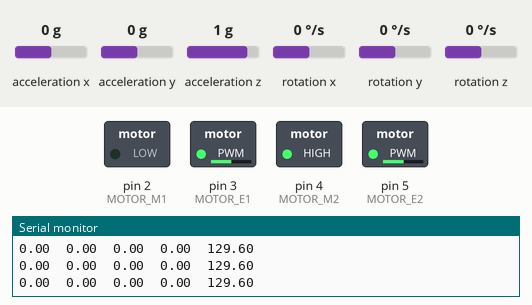
Simulated run of this sketch. Board: Arduino Uno, built with avr-gcc and run on an emulated ATmega328P. On the bench: switched loads named in the sketch (green lamp = pin HIGH), the last lines printed to the serial monitor. The test bench sets the inputs (shaded band); at power-on: acceleration y 0 g, rotation x 0 °/s, acceleration x 0 g, acceleration z 1 g, rotation y 0 °/s, rotation z 0 °/s.

Above: at 1.28 s.
1.3 s: acceleration y set to 1.4 g
At 1.9 s:
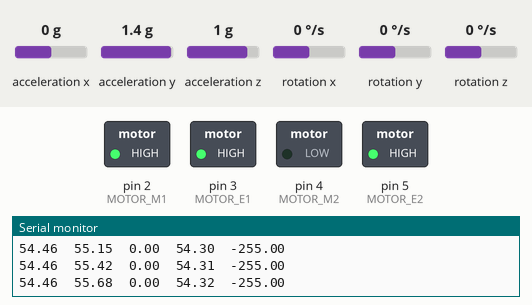
2.8 s: acceleration y set to -0.1 g
At 4.6 s:
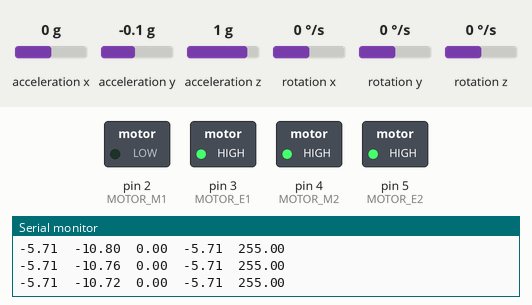
5.1 s: rotation x set to 100 °/s
At 7.14 s:
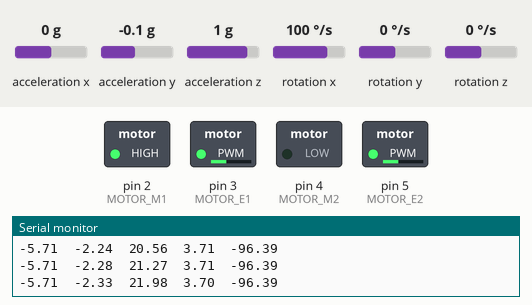
8.1 s: acceleration y set to 0.1 g
At 9.9 s:
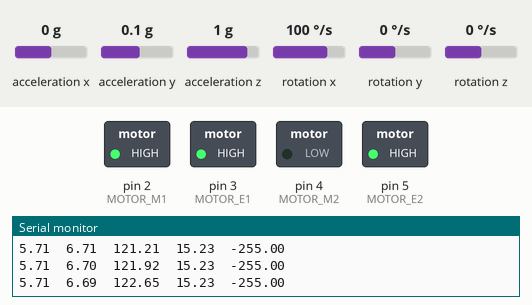
10.1 s: acceleration y set to 0 g
At 12.89 s:
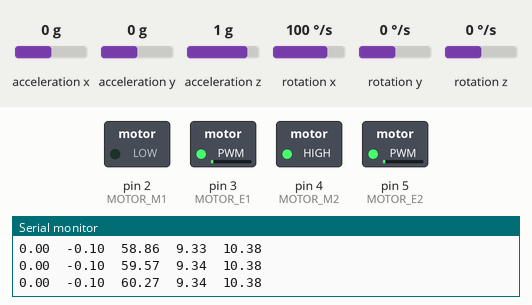
13.1 s: acceleration y set to -1.4 g
Timing chart, 0 to 15.6 s (numbered marks = the images above; inputs shaded):
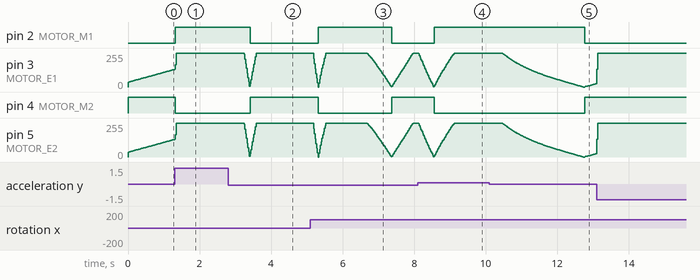

Measured:
- after the input at 1.3 s, pin 2 (MOTOR_M1): LOW → HIGH at once; pin 4 (MOTOR_M2): HIGH → LOW at once
- after the input at 2.8 s, pin 2 (MOTOR_M1): HIGH → LOW after 0.62 s; pin 4 (MOTOR_M2): LOW → HIGH after 0.62 s
- after the input at 5.1 s, pin 2 (MOTOR_M1): LOW → HIGH after 0.22 s, → LOW 2.1 s later; pin 4 (MOTOR_M2): HIGH → LOW after 0.22 s, → HIGH 2.1 s later
- after the input at 8.1 s, pin 2 (MOTOR_M1): LOW → HIGH after 0.46 s; pin 4 (MOTOR_M2): HIGH → LOW after 0.46 s
- after the input at 10.1 s, pin 2 (MOTOR_M1): HIGH → LOW after 2.7 s; pin 4 (MOTOR_M2): LOW → HIGH after 2.7 s

The sketch:

DoubleWheel.ino
```cpp
#include <PID_v1.h>
#include <Wire.h>
#include "I2Cdev.h"
#include "MPU6050.h"
#include "Kalman.h"

#define MOTOR_E1 3
#define MOTOR_M1 2
#define MOTOR_E2 5
#define MOTOR_M2 4


MPU6050 acc;
// Create the Kalman instances
Kalman kalmanY;
Kalman kalmanX;

double gyroXangle, compAngleX, kalAngleX;
double gyroYangle, compAngleY, kalAngleY;

double setPoint = 1.2, output = 0;
double halfRange = 0.0;
const double kP = 30, kD = 65, kI = 1;
const int outputMax = 255, outputMin = -255;
const int minPower = 0;
uint32_t timer;

//Specify the links and initial tuning parameters
PID pid(&kalAngleX, &output, &setPoint, kP, kD, kI, DIRECT);

void motor(int pwm) {
  if (pwm > 0) {
    pwm = (pwm + minPower);
    if (pwm > 255)
      pwm = 255;

    // right
    digitalWrite(MOTOR_M2, HIGH);
    analogWrite(MOTOR_E2, pwm);

    // left
    digitalWrite(MOTOR_M1, LOW);
    analogWrite(MOTOR_E1, pwm);
  }
  else {
    pwm = (-pwm + minPower);
    if (pwm > 255)
      pwm = 255;

    // left
    digitalWrite(MOTOR_M1, HIGH);
    analogWrite(MOTOR_E1, pwm);

    // right
    digitalWrite(MOTOR_M2, LOW);
    analogWrite(MOTOR_E2, pwm);
  }
}

void motorForward(int pwm) {
  // right
  digitalWrite(MOTOR_M2, LOW);
  analogWrite(MOTOR_E2, pwm);

  // left
  digitalWrite(MOTOR_M1, HIGH);
  analogWrite(MOTOR_E1, pwm);
}

void motorBackward(int pwm) {
  // left
  digitalWrite(MOTOR_M1, LOW);
  analogWrite(MOTOR_E1, pwm);

  // right
  digitalWrite(MOTOR_M2, HIGH);
  analogWrite(MOTOR_E2, pwm);
}

void motorStop() {
  // left
  digitalWrite(MOTOR_E1, LOW);
  digitalWrite(MOTOR_M1, HIGH);

  // right
  digitalWrite(MOTOR_E2, LOW);
  digitalWrite(MOTOR_M2, HIGH);
}

void setup() {
  Serial.begin(115200);
  Wire.begin();

  pinMode(MOTOR_E1, OUTPUT);
  pinMode(MOTOR_M1, OUTPUT);

  pinMode(MOTOR_E2, OUTPUT);
  pinMode(MOTOR_M2, OUTPUT);

  timer = micros();

  acc.initialize();

  //turn the PID on
  //fwdPID.Initialize();
  pid.SetMode(AUTOMATIC);
  pid.SetSampleTime(20);
  pid.SetOutputLimits(outputMin, outputMax);

  int16_t ax, ay, az, gx, gy, gz;
  acc.getMotion6(&ax, &ay, &az, &gx, &gy, &gz);

  double roll  = atan2(ay, az) * RAD_TO_DEG;
  double pitch = atan(-ax / sqrt(ay * ay + az * az)) * RAD_TO_DEG;

  kalmanX.setAngle(roll); // Set starting angle
  kalmanY.setAngle(pitch);
  gyroXangle = roll;
  gyroYangle = pitch;
  compAngleX = roll;
  compAngleY = pitch;
}

void loop() {
  double dt = (double)(micros() - timer) / 1000000; // Calculate delta time
  timer = micros();

  int16_t ax, ay, az, gx, gy, gz;
  acc.getMotion6(&ax, &ay, &az, &gx, &gy, &gz);

  double roll  = atan2(ay, az) * RAD_TO_DEG;
  double pitch = atan(-ax / sqrt(ay * ay + az * az)) * RAD_TO_DEG;

  double gyroXrate = gx / 131.0; // Convert to deg/s
  double gyroYrate = gy / 131.0; // Convert to deg/s

  // This fixes the transition problem when the accelerometer angle jumps between -180 and 180 degrees
  if ((roll < -90 && kalAngleX > 90) || (roll > 90 && kalAngleX < -90)) {
    kalmanX.setAngle(roll);
    compAngleX = roll;
    kalAngleX = roll;
    gyroXangle = roll;
  }
  else
    kalAngleX = kalmanX.getAngle(roll, gyroXrate, dt); // Calculate the angle using a Kalman filter

  if (abs(kalAngleX) > 90)
    gyroYrate = -gyroYrate; // Invert rate, so it fits the restriced accelerometer reading
  kalAngleY = kalmanY.getAngle(pitch, gyroYrate, dt);

  gyroXangle += gyroXrate * dt; // Calculate gyro angle without any filter
  gyroYangle += gyroYrate * dt;
  //gyroXangle += kalmanX.getRate() * dt; // Calculate gyro angle using the unbiased rate
  //gyroYangle += kalmanY.getRate() * dt;

  compAngleX = 0.93 * (compAngleX + gyroXrate * dt) + 0.07 * roll; // Calculate the angle using a Complimentary filter
  compAngleY = 0.93 * (compAngleY + gyroYrate * dt) + 0.07 * pitch;

  // Reset the gyro angle when it has drifted too much
  if (gyroXangle < -180 || gyroXangle > 180)
    gyroXangle = kalAngleX;
  if (gyroYangle < -180 || gyroYangle > 180)
    gyroYangle = kalAngleY;

  pid.Compute();

  if (kalAngleX > setPoint + halfRange < 60) {
    motor(output);
  }
  else if (kalAngleX < setPoint - halfRange > -60) {
    motor(output);
  }
  else {
    motorStop();
  }

  Serial.print(roll);
  Serial.print("\t");
  Serial.print(kalAngleX);
  Serial.print("\t");
  Serial.print(gyroXangle);
  Serial.print("\t");
  Serial.print(compAngleX);
  Serial.print("\t");
  Serial.print(output);
  Serial.print("\n");

  //delay(30);
}
```
